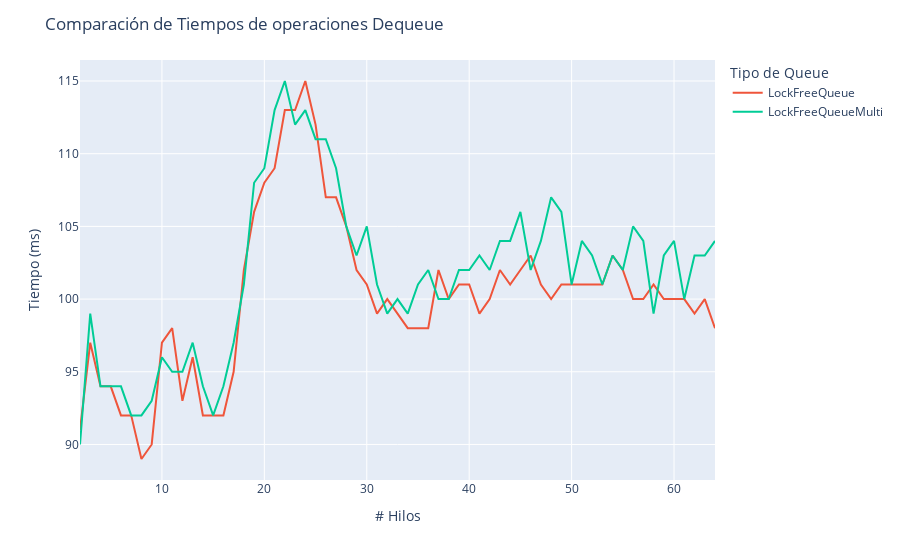

Notebook cell for this chart:
### Code cell


### Figure 1 — Plotly figure (JSON) as saved in the notebook; plotly's stock layout.template omitted (floating-point values rounded to 4 significant figures)
{"data": [{"hovertemplate": "<extra></extra>", "legendgroup": "", "line": {"color": "#636efa", "dash": "solid"}, "marker": {"symbol": "circle"}, "mode": "lines", "name": "", "orientation": "v", "showlegend": false, "type": "scatter", "xaxis": "x", "yaxis": "y"}, {"mode": "lines", "name": "LockFreeQueue", "type": "scatter", "x": [2, 3, 4, 5, 6, 7, 8, 9, 10, 11, 12, 13, 14, 15, 16, 17, 18, 19, 20, 21, 22, 23, 24, 25, 26, 27, 28, 29, 30, 31, 32, 33, 34, 35, 36, 37, 38, 39, 40, 41, 42, 43, 44, 45, 46, 47, 48, 49, 50, 51, 52, 53, 54, 55, 56, 57, 58, 59, 60, 61, 62, 63, 64], "y": [91, 97, 94, 94, 92, 92, 89, 90, 97, 98, 93, 96, 92, 92, 92, 95, 102, 106, 108, 109, 113, 113, 115, 112, 107, 107, 105, 102, 101, 99, 100, 99, 98, 98, 98, 102, 100, 101, 101, 99, 100, 102, 101, 102, 103, 101, 100, 101, 101, 101, 101, 101, 103, 102, 100, 100, 101, 100, 100, 100, 99, 100, 98]}, {"mode": "lines", "name": "LockFreeQueueMulti", "type": "scatter", "x": [2, 3, 4, 5, 6, 7, 8, 9, 10, 11, 12, 13, 14, 15, 16, 17, 18, 19, 20, 21, 22, 23, 24, 25, 26, 27, 28, 29, 30, 31, 32, 33, 34, 35, 36, 37, 38, 39, 40, 41, 42, 43, 44, 45, 46, 47, 48, 49, 50, 51, 52, 53, 54, 55, 56, 57, 58, 59, 60, 61, 62, 63, 64], "y": [90, 99, 94, 94, 94, 92, 92, 93, 96, 95, 95, 97, 94, 92, 94, 97, 101, 108, 109, 113, 115, 112, 113, 111, 111, 109, 105, 103, 105, 101, 99, 100, 99, 101, 102, 100, 100, 102, 102, 103, 102, 104, 104, 106, 102, 104, 107, 106, 101, 104, 103, 101, 103, 102, 105, 104, 99, 103, 104, 100, 103, 103, 104]}], "layout": {"legend": {"title": {"text": "Tipo de Queue"}, "tracegroupgap": 0}, "margin": {"t": 60}, "title": {"text": "Comparación de Tiempos de operaciones Dequeue"}, "xaxis": {"anchor": "y", "domain": [0, 1], "title": {"text": "# Hilos"}}, "yaxis": {"anchor": "x", "domain": [0, 1], "title": {"text": "Tiempo (ms)"}}}}
